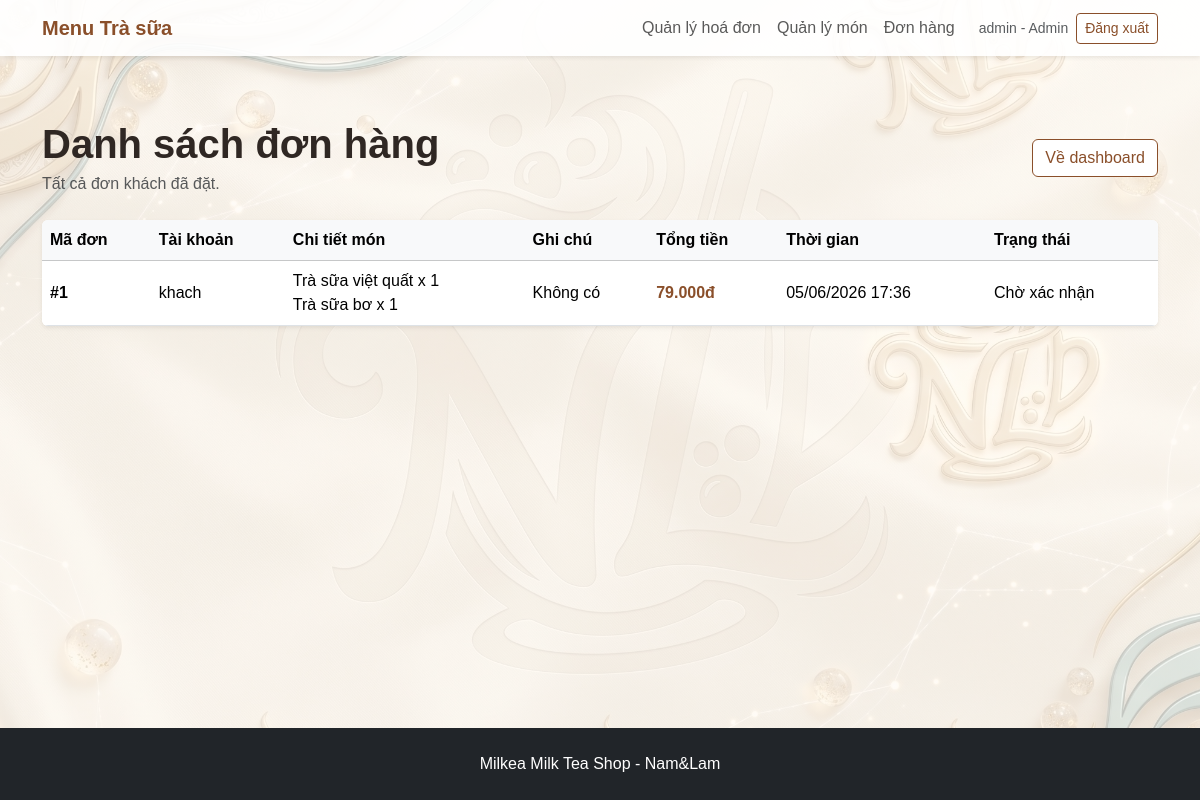
Page /admin/orders (signed in) on the earlier database version.
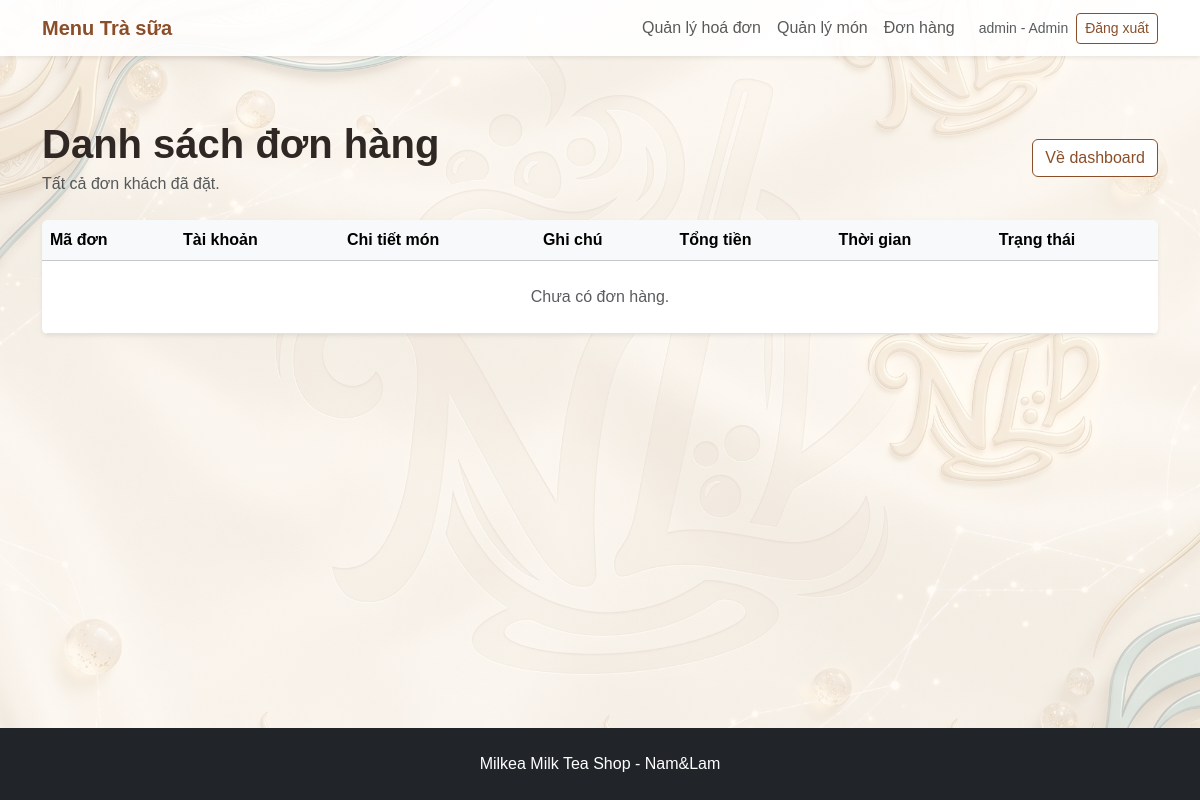
Same page on the later database version.
### milk_tea_shop/models.py (models this page shows)
class Order(db.Model):
    __tablename__ = "orders"
    id = db.Column(db.Integer, primary_key=True)
    user_id = db.Column(db.Integer, db.ForeignKey("users.id"), nullable=True)
    customer_name = db.Column(db.String(120), default="")
    phone = db.Column(db.String(30), default="")
    address = db.Column(db.String(255), default="")
    note = db.Column(db.Text, default="")
    total_price = db.Column(db.Integer, default=0)
    status = db.Column(db.String(50), default="Chờ xác nhận")
    created_at = db.Column(db.DateTime, default=datetime.utcnow)
    items = db.relationship("OrderItem", backref="order", lazy=True, cascade="all, delete-orphan")

class User(db.Model):
    __tablename__ = "users"
    id = db.Column(db.Integer, primary_key=True)
    username = db.Column(db.String(80), unique=True, nullable=False)
    password = db.Column(db.String(255), nullable=False)
    role = db.Column(db.String(20), default="user")  # admin hoặc user
    orders = db.relationship("Order", backref="user", lazy=True)

class OrderItem(db.Model):
    __tablename__ = "order_items"
    id = db.Column(db.Integer, primary_key=True)
    order_id = db.Column(db.Integer, db.ForeignKey("orders.id"), nullable=False)
    product_id = db.Column(db.Integer, db.ForeignKey("products.id"), nullable=False)
    quantity = db.Column(db.Integer, default=1)
    price = db.Column(db.Integer, nullable=False)

class Product(db.Model):
    __tablename__ = "products"
    id = db.Column(db.Integer, primary_key=True)
    name = db.Column(db.String(120), nullable=False)
    category = db.Column(db.String(80), nullable=False)
    size = db.Column(db.String(50), default="M/L")
    topping = db.Column(db.String(120), default="Không")
    price = db.Column(db.Integer, nullable=False)
    description = db.Column(db.Text, default="")
    image = db.Column(db.String(255), default="")
    order_items = db.relationship("OrderItem", backref="product", lazy=True)

### milk_tea_shop/routes.py (the view)
@main_bp.route("/admin/orders")
def order_list():
    if not check_admin():
        return redirect(url_for("main.login"))
    orders = Order.query.order_by(Order.created_at.desc()).all()
    return render_template("order_list.html", orders=orders)

### milk_tea_shop/routes.py (called while the page is built)
def money(number):
    return f"{number:,.0f}đ".replace(",", ".")

@main_bp.app_context_processor
def send_data_to_html():
    cart = session.get("cart", {})
    cart_count = 0
    for quantity in cart.values():
        try:
            cart_count += int(quantity)
        except:
            pass
    return {
        "money": money,
        "cart_count": cart_count
    }

def check_admin():
    if "user_id" not in session:
        flash("Vui lòng đăng nhập trước.", "warning")
        return False
    if session.get("role") != "admin":
        flash("Bạn không có quyền truy cập trang quản lý.", "danger")
        return False
    return True

### milk_tea_shop/templates/order_list.html (shortened to what this page needs)
{% extends "base.html" %}
{% block content %}
<section class="container py-5">
    <div class="d-flex justify-content-between align-items-center mb-4">
        <div>
            <h1 class="fw-bold mb-1">Danh sách đơn hàng</h1>
            <p class="text-muted mb-0">Tất cả đơn khách đã đặt.</p>
        </div>
        <a href="{{ url_for('main.dashboard') }}" class="btn btn-outline-brown">Về dashboard</a>
    </div>
    <div class="table-responsive shadow-sm rounded bg-white">
        <table class="table align-middle mb-0">
            <thead class="table-light">
                <tr>
                    <th>Mã đơn</th>
                    <th>Tài khoản</th>
                    <th>Chi tiết món</th>
                    <th>Ghi chú</th>
                    <th>Tổng tiền</th>
                    <th>Thời gian</th>
                    <th>Trạng thái</th>
                </tr>
            </thead>
            <tbody>
                {% for o in orders %}
                <tr>
                    <td class="fw-bold">#{{ o.id }}</td>
                    <td>{{ o.user.username if o.user else 'Khách' }}</td>
                    <td>
                        {% for item in o.items %}
                        <div>{{ item.product.name }} x {{ item.quantity }}</div>
                        {% endfor %}
                    </td>
                    <td>{{ o.note or 'Không có' }}</td>
                    <td class="fw-bold text-brown">{{ money(o.total_price) }}</td>
                    <td>{{ o.created_at.strftime('%d/%m/%Y %H:%M') }}</td>
                    <td>{{ o.status }}</td>
                </tr>
                {% else %}
                <tr>
                    <td colspan="7" class="text-center text-muted py-4">Chưa có đơn hàng.</td>
                </tr>
                {% endfor %}
            </tbody>
        </table>
    </div>
</section>
{% endblock %}

Differences in the rows shown:
removed Order: id "1", user "khach", note "Không có", total_price "79.000đ", created_at "05/06/2026 17:36", status "Chờ xác nhận"
removed OrderItem: product.name "Trà sữa việt quất", quantity "1"
removed OrderItem: product.name "Trà sữa bơ", quantity "1"
Other differences:
text now shown: "Chưa có đơn hàng."
